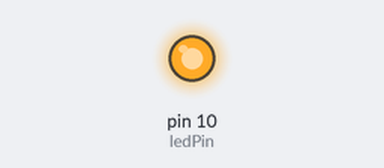
Recording of a sketch running on a simulated Arduino Uno, built with avr-gcc and run on an emulated ATmega328P. Parts: output pins drawn as LEDs (lit = HIGH).

Above: at 0.9 s.
At 5.4 s:
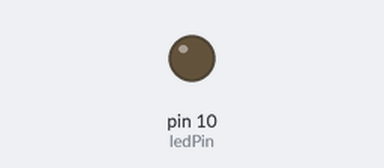
Timing chart, 0 to 10.4 s (numbered marks = the images above):
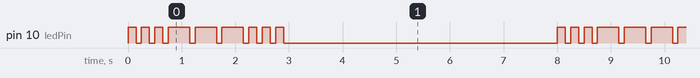

The sketch:

Sinalizador_de_c_digo_Morse_S.O.S..ino
```cpp
/* O padrão S.O.S. é formado de três pontos (sinais curtos), seguidos por três traços (sinais longos), seguidos por três pontos novamente. */

byte ledPin = 10;

void setup() {
  pinMode(ledPin, OUTPUT);
}

void loop() {
  //3 pontos
  for (byte x = 0; x < 3; x++) {
    digitalWrite(ledPin, HIGH);
    delay(150);
    digitalWrite(ledPin, LOW);
    delay(100);
  }

  //3 traços
  for (byte x = 0; x < 3; x++) {
    digitalWrite(ledPin, HIGH);
    delay(400);
    digitalWrite(ledPin, LOW);
    delay(100);
  }

  //3 pontos
  for (byte x = 0; x < 3; x++) {
    digitalWrite(ledPin, HIGH);
    delay(150);
    digitalWrite(ledPin, LOW);
    delay(100);
  }

  // Após 5 segundos, repete o sinal S.O.S.
  delay(5000);
}
```

Measured:
- by itself, pin 10 (ledPin): repeats every 8.0 s: 2 × (LOW 0.10 s, HIGH 0.15 s), 3 × (LOW 0.10 s, HIGH 0.40 s), 3 × (LOW 0.10 s, HIGH 0.15 s), LOW 5.1 s, HIGH 0.15 s
- by itself, everything shown: repeats every 8.0 s, in 18 steps
